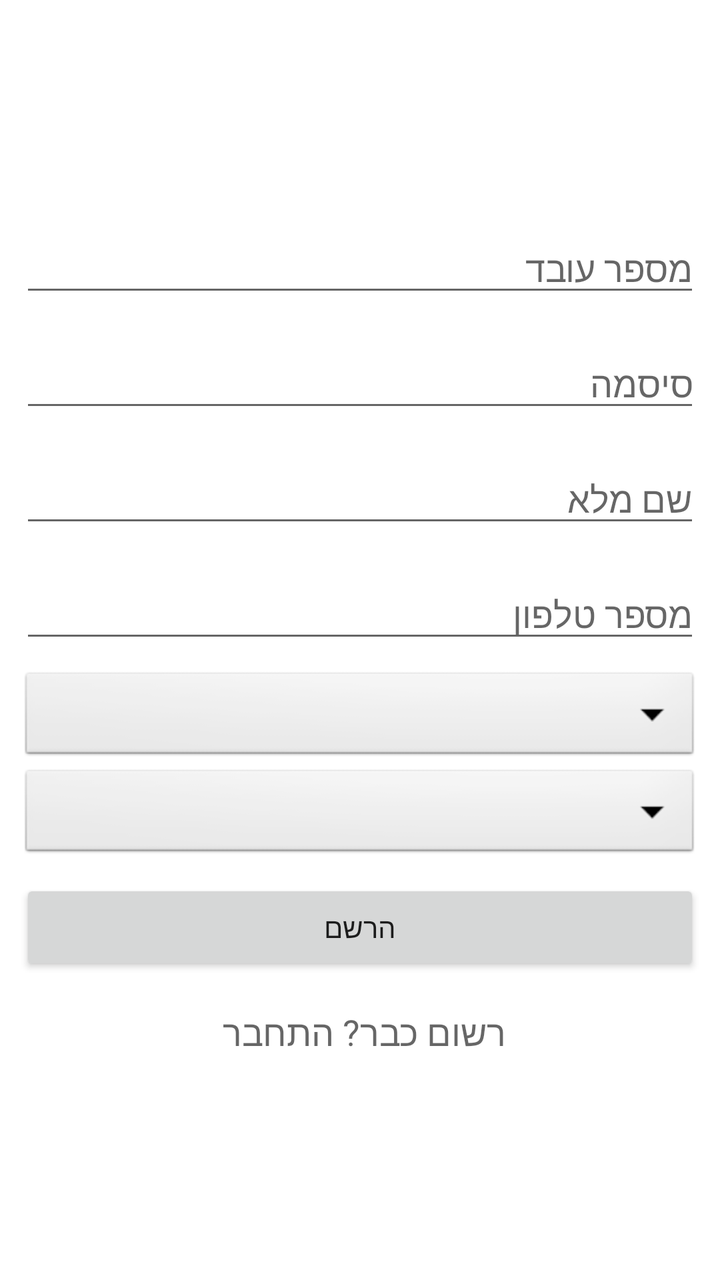
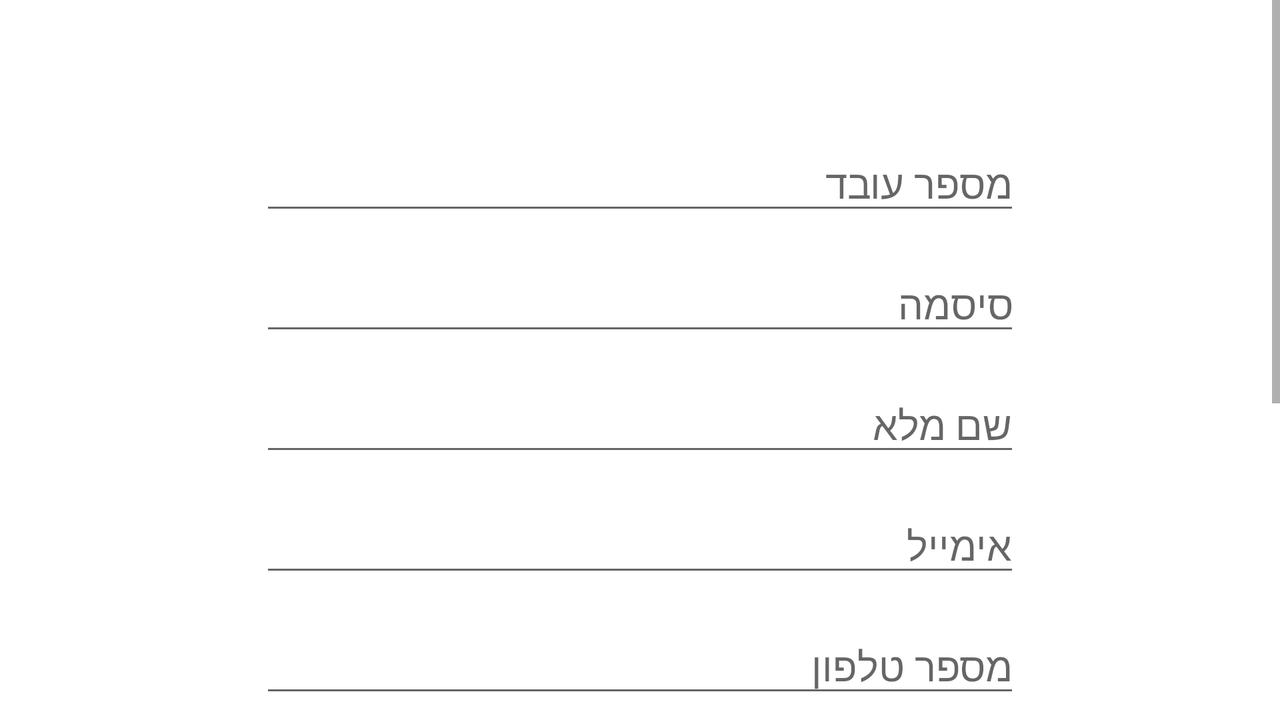

An Android layout and its configuration variant, each rendered on a device that would load it. The default file and the variant file are quoted in full after the pictures.
<!-- AndroidManifest.xml: application theme Theme.ReporTap -->
<!-- res/layout/activity_register.xml -->
<?xml version="1.0" encoding="utf-8"?>
<RelativeLayout xmlns:android="http://schemas.android.com/apk/res/android"
    xmlns:tools="http://schemas.android.com/tools"
    android:layout_width="match_parent"
    android:layout_height="match_parent"
    android:layout_marginStart="10dp"
    android:layout_marginTop="50dp"
    android:layout_marginEnd="10dp"
    android:layout_marginBottom="100dp"
    tools:context="il.reportap.RegisterActivity">


    <LinearLayout
        android:layout_width="match_parent"
        android:layout_height="wrap_content"
        android:layout_centerVertical="true"
        android:orientation="vertical"
        android:padding="10dp">


        <EditText
            android:id="@+id/editTextEmployeeNumber"
            android:layout_width="match_parent"
            android:layout_height="wrap_content"
            android:layout_marginTop="8dp"
            android:layout_marginBottom="8dp"
            android:fontFamily="sans-serif"
            android:hint="מספר עובד"
            android:inputType="text" />

        <EditText
            android:id="@+id/editTextPassword"
            android:layout_width="match_parent"
            android:layout_height="wrap_content"
            android:layout_marginTop="8dp"
            android:layout_marginBottom="8dp"
            android:fontFamily="sans-serif"
            android:gravity="right"
            android:hint="סיסמה"
            android:inputType="textPassword"
            android:textDirection="anyRtl" />


        <EditText
            android:id="@+id/editTextFullName"
            android:layout_width="match_parent"
            android:layout_height="wrap_content"
            android:layout_marginTop="8dp"
            android:layout_marginBottom="8dp"
            android:fontFamily="sans-serif"
            android:hint="שם מלא"
            android:inputType="text" />

        <EditText
            android:id="@+id/editTextPhoneNumber"
            android:layout_width="match_parent"
            android:layout_height="wrap_content"
            android:layout_marginTop="8dp"
            android:layout_marginBottom="8dp"
            android:fontFamily="sans-serif"
            android:gravity="right"
            android:hint="מספר טלפון"
            android:inputType="phone"
            android:textDirection="anyRtl" />

        <Spinner
            android:id="@+id/spinnerDepartment"
            android:layout_width="match_parent"
            android:layout_height="wrap_content"
            android:background="@android:drawable/btn_dropdown"
            android:spinnerMode="dropdown" />

        <Spinner
            android:id="@+id/spinnerJobTitle"
            android:layout_width="match_parent"
            android:layout_height="wrap_content"
            android:background="@android:drawable/btn_dropdown"
            android:spinnerMode="dropdown" />

        <Button
            android:id="@+id/buttonRegister"
            android:layout_width="match_parent"
            android:layout_height="wrap_content"
            android:layout_marginTop="8dp"
            android:layout_marginBottom="8dp"
            android:onClick="sendMessage"
            android:text="הרשם" />

        <TextView
            android:id="@+id/textViewLogin"
            android:layout_width="match_parent"
            android:layout_height="wrap_content"
            android:layout_marginTop="8dp"
            android:layout_marginBottom="8dp"
            android:gravity="center_horizontal"
            android:text="רשום כבר? התחבר "
            android:textAlignment="center"
            android:textAppearance="@style/Base.TextAppearance.AppCompat.Medium" />

    </LinearLayout>

    <ProgressBar
        android:id="@+id/progressBar"
        android:layout_width="wrap_content"
        android:layout_height="wrap_content"
        android:layout_centerHorizontal="true"
        android:layout_centerVertical="true"
        android:visibility="gone" />

</RelativeLayout>
<!-- resources referenced by this layout -->
<resources>
  <style name="Theme.ReporTap" parent="Theme.MaterialComponents.DayNight.DarkActionBar">
          
          <item name="colorPrimary">#76B8AE</item>
          <item name="colorPrimaryVariant">#0E7A6A</item>
          <item name="colorOnPrimary">@color/black</item>
          
          <item name="colorSecondary">@color/teal_200</item>
          <item name="colorSecondaryVariant">@color/teal_700</item>
          <item name="colorOnSecondary">@color/black</item>
          
          <item name="android:statusBarColor" tools:targetApi="l">?attr/colorPrimaryVariant</item>
          
      </style>
  <color name="black">#FF000000</color>
  <color name="teal_200">#FF03DAC5</color>
  <color name="teal_700">#FF018786</color>
</resources>
<!-- res/layout-land/activity_register.xml (the author's variant of the layout above) -->
<!-- drawn on the phone turned sideways -->
<?xml version="1.0" encoding="utf-8"?>
<ScrollView xmlns:android="http://schemas.android.com/apk/res/android"
    xmlns:app="http://schemas.android.com/apk/res-auto"
    xmlns:tools="http://schemas.android.com/tools"
    android:layout_width="match_parent"
    android:layout_height="match_parent"
    tools:context="il.reportap.MainActivity">

    <RelativeLayout
        android:layout_width="match_parent"
        android:layout_height="match_parent"
        android:layout_marginStart="10dp"
        android:layout_marginEnd="10dp"
        android:animateLayoutChanges="true"
        android:gravity="center"
        tools:context="il.reportap.RegisterActivity">

        <LinearLayout
            android:layout_width="400dp"
            android:layout_height="match_parent"
            android:layout_centerVertical="true"
            android:layout_gravity="center_vertical"
            android:layout_marginTop="100dp"
            android:gravity="center_vertical"
            android:orientation="vertical"
            android:padding="10dp"
            android:weightSum="1">


            <EditText
                android:id="@+id/editTextEmployeeNumber"
                android:layout_width="match_parent"
                android:layout_height="0dp"
                android:layout_marginTop="8dp"
                android:layout_marginBottom="8dp"
                android:layout_weight="0.1"
                android:fontFamily="sans-serif"
                android:hint="מספר עובד"
                android:inputType="text"
                android:textSize="20sp" />

            <EditText
                android:id="@+id/editTextPassword"
                android:layout_width="match_parent"
                android:layout_height="0dp"
                android:layout_marginTop="8dp"
                android:layout_marginBottom="8dp"
                android:layout_weight="0.1"
                android:fontFamily="sans-serif"
                android:gravity="right"
                android:hint="סיסמה"
                android:inputType="textPassword"
                android:textDirection="anyRtl"
                android:textSize="20sp" />


            <EditText
                android:id="@+id/editTextFullName"
                android:layout_width="match_parent"
                android:layout_height="0dp"
                android:layout_marginTop="8dp"
                android:layout_marginBottom="8dp"
                android:layout_weight="0.1"
                android:fontFamily="sans-serif"
                android:hint="שם מלא"
                android:inputType="text"
                android:textSize="20sp" />

            <EditText
                android:id="@+id/editTextEmail"
                android:layout_width="match_parent"
                android:layout_height="0dp"
                android:layout_marginTop="8dp"
                android:layout_marginBottom="8dp"
                android:layout_weight="0.1"
                android:fontFamily="sans-serif"
                android:hint="אימייל"
                android:inputType="textEmailAddress"
                android:textSize="20sp" />

            <EditText
                android:id="@+id/editTextPhoneNumber"
                android:layout_width="match_parent"
                android:layout_height="0dp"
                android:layout_marginTop="8dp"
                android:layout_marginBottom="8dp"
                android:layout_weight="0.1"
                android:fontFamily="sans-serif"
                android:gravity="right"
                android:hint="מספר טלפון"
                android:inputType="phone"
                android:textDirection="anyRtl"
                android:textSize="20sp" />

            <Spinner
                android:id="@+id/spinnerDepartment"
                android:layout_width="match_parent"
                android:layout_height="0dp"
                android:layout_gravity="end"
                android:layout_marginTop="8dp"
                android:layout_weight="0.1"
                android:background="@android:drawable/btn_dropdown"
                android:layoutDirection="rtl"
                android:spinnerMode="dropdown"
                android:textAlignment="textEnd" />

            <Spinner
                android:id="@+id/spinnerJobTitle"
                android:layout_width="match_parent"
                android:layout_height="0dp"
                android:layout_gravity="end"
                android:layout_marginTop="8dp"
                android:layout_weight="0.1"
                android:background="@android:drawable/btn_dropdown"
                android:spinnerMode="dropdown"
                android:textAlignment="textEnd" />

            <Button
                android:id="@+id/buttonRegister"
                android:layout_width="match_parent"
                android:layout_height="0dp"
                android:layout_marginTop="8dp"
                android:layout_marginBottom="8dp"
                android:layout_weight="0.1"
                android:text="הרשם"
                android:textSize="16sp" />

            <TextView
                android:id="@+id/textViewLogin"
                android:layout_width="match_parent"
                android:layout_height="0dp"
                android:layout_marginTop="8dp"
                android:layout_marginBottom="8dp"
                android:layout_weight="0.1"
                android:gravity="center_horizontal"
                android:text="רשום כבר? התחבר "
                android:textAlignment="center"
                android:textAppearance="@style/Base.TextAppearance.AppCompat.Medium"
                android:textSize="20sp" />

        </LinearLayout>

        <ProgressBar
            android:id="@+id/progressBar"
            android:layout_width="wrap_content"
            android:layout_height="wrap_content"
            android:layout_centerHorizontal="true"
            android:layout_centerVertical="true"
            android:visibility="gone" />
    </RelativeLayout>
</ScrollView>
